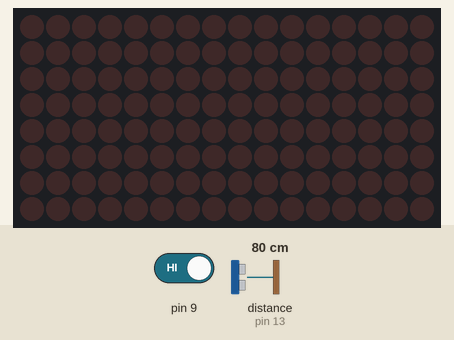
A sketch run on a simulated Arduino Uno, built with avr-gcc and run on an emulated ATmega328P. On the bench: 16×8 LED matrix. Wiring (inferred from the names in the program): ultrasonic range finder: trigger pin 12; echo pin 13. The inputs (shaded band) are chosen by the test bench; at power-on: distance to the obstacle (sensor on pin 13) 80 cm, pin 9 HIGH. The echo pulse lasts 58.3 µs per cm.

Above: at 1.2 s.
1.3 s: distance to the obstacle (sensor on pin 13) set to 14 cm
2.8 s: distance to the obstacle (sensor on pin 13) set to 10 cm
At 3.6 s:
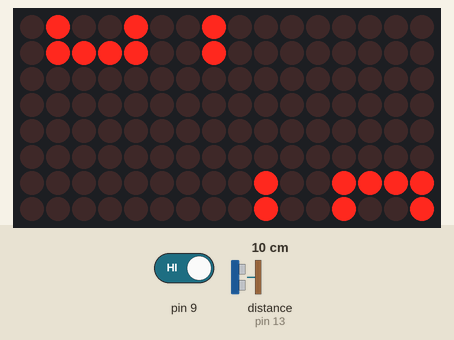
At 4.6 s:
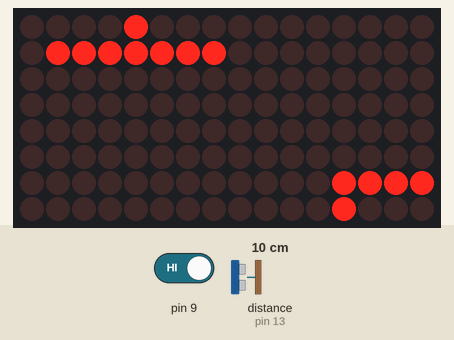
8.8 s: pin 9 driven HIGH
At 11.31 s:
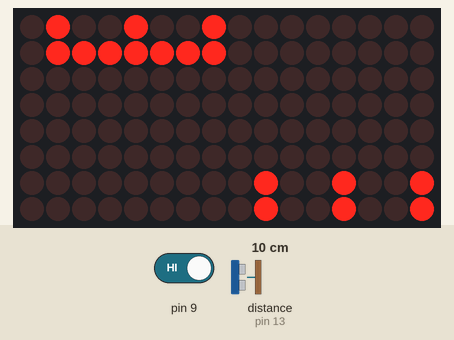
Timing chart, 0 to 11.5 s (numbered marks = the images above; inputs shaded):
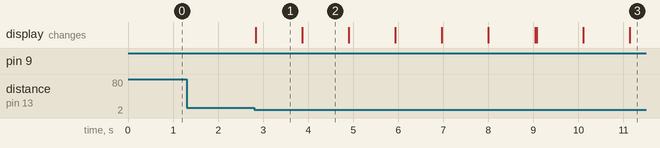

Measured:
- the behaviour switches between 13 and 12 cm on distance to the obstacle (sensor on pin 13) (found by bisection; images 0 and 1)
- after the input at 1.3 s, every drawn part: stays the same
- after the input at 2.8 s, the display: changes at once (image 1)
- what the display in image 1 shows lasts 1.1 s, from 2.8 s to 3.9 s

The sketch:

robot_test.ino
```cpp
#include <LedControl.h>
#include <CapacitiveSensor.h>
#define trigPin 12
#define echoPin 13
#define DIN 2
#define CS 3
#define CLK 4
int t=0,sensor=0,sen=0;
CapacitiveSensor cs_7_9 = CapacitiveSensor(7, 9);
LedControl lc = LedControl(DIN, CLK, CS, 2);
 //============mouth============
 byte mouth [16] = {

B00000000,
B00000000,
B00000000,
B00100000,
B11100000,
B11000000,
B00000000,
B00000000,
//
B00000000,
B00000000,
B00000000,
B00000100,
B00000111,
B00000011,
B00000000,
B00000000,
 };
 byte mouth2 [16] = {

B00000000,
B00000000,
B00000000,
B10000000,
B11000000,
B11100000,
B11100000,
B00000000,
//
B00000000,
B00000000,
B00000000,
B00000001,
B00000011,
B00000111,
B00000111,
B00000000,
 };
  byte mouth3 [16] = {

B11111111,
B00000001,
B00000001,
B00000001,
B00000001,
B00000001,
B00000001,
B11111111,
//
B11111111,
B10000000,
B10000000,
B10000000,
B10000000,
B10000000,
B10000000,
B11111111,
 };
 byte mouth4 [16] = {

B00000000,
B00000000,
B00000000,
B00010000,
B10101000,
B01000000,
B00000000,
B00000000,
//
B00000000,
B00000000,
B00000000,
B00010001,
B00101010,
B00000100,
B00000000,
B00000000,
 };
 byte mouth5 [16] = {

B11110000,
B01010000,
B01010000,
B01010000,
B01010000,
B01010000,
B01010000,
B11111000,
//
B00011111,
B00010101,
B00010101,
B00010101,
B00010101,
B00010101,
B00010101,
B00111111,
 };
 //-------------------math--------------------------
 byte math [16] = {

B11000000,
B00000000,
B00000000,
B11000000,
B01000000,
B01000000,
B11000000,
B00000000,
//
B00000011,
B00000010,
B00000010,
B00000011,
B00000000,
B00000000,
B00000011,
B00000000,
 };

 byte math1 [16] = {

B01000000,
B01000000,
B01000000,
B11000000,
B01000000,
B01000000,
B01000000,
B00000000,
//
B00000010,
B00000010,
B00000010,
B00000011,
B00000000,
B00000000,
B00000000,
B00000000,
 };

 byte math2 [16] = {

B11000000,
B01000000,
B01000000,
B11000000,
B01000000,
B01000000,
B11000000,
B00000000,
//
B00000011,
B00000000,
B00000000,
B00000011,
B00000000,
B00000000,
B00000011,
B00000000,
 };

 byte math3 [16] = {

B11000000,
B01000000,
B01000000,
B11000000,
B00000000,
B00000000,
B11000000,
B00000000,
//
B00000011,
B00000000,
B00000000,
B00000011,
B00000010,
B00000010,
B00000011,
B00000000,
 };

 byte math4 [16] = {

B10000000,
B10000000,
B10000000,
B10000000,
B10000000,
B10000000,
B10000000,
B00000000,
//
B00000001,
B00000001,
B00000001,
B00000001,
B00000001,
B00000001,
B00000001,
B00000000,
 };

 byte math5 [16] = {

B11000000,
B01000000,
B01000000,
B01000000,
B01000000,
B01000000,
B11000000,
B00000000,
//
B00000011,
B00000010,
B00000010,
B00000010,
B00000010,
B00000010,
B00000011,
B00000000,
 };

void setup()
{
  pinMode(trigPin, OUTPUT);
  pinMode(echoPin, INPUT);
  cs_7_9.set_CS_AutocaL_Millis(0xFFFFFFF);
  Serial.begin(115200);
  lc.shutdown(0, false);
  lc.shutdown(1, false);
  lc.setIntensity(0,1);
  lc.setIntensity(1,1);
  lc.clearDisplay(0);
  lc.clearDisplay(1);
}
void loop()
{
  digitalWrite(trigPin,LOW);
  delayMicroseconds(5);
  digitalWrite(trigPin,HIGH);
  delayMicroseconds(10);
  digitalWrite(trigPin,LOW);
  long microsec = pulseIn(echoPin,HIGH);
  float cmMsec=(microsec/2)/29.1;
if(cmMsec<=12)
{
 //5
    for(int i = 0;i<8;i++)
    {
      lc.setColumn(0,7-i,math[i]);
      lc.setColumn(1,7-i,math[i+8]);
    }
    delay(1000);
 //4
    for(int i = 0;i<8;i++)
    {
      lc.setColumn(0,7-i,math1[i]);
      lc.setColumn(1,7-i,math1[i+8]);
    }
    delay(1000);
  //3
    for(int i = 0;i<8;i++)
    {
      lc.setColumn(0,7-i,math2[i]);
      lc.setColumn(1,7-i,math2[i+8]);
    }
    delay(1000);
  //2
    for(int i = 0;i<8;i++)
    {
      lc.setColumn(0,7-i,math3[i]);
      lc.setColumn(1,7-i,math3[i+8]);
    }
    delay(1000);
   //1
    for(int i = 0;i<8;i++)
    {
      lc.setColumn(0,7-i,math4[i]);
      lc.setColumn(1,7-i,math4[i+8]);
    }
    delay(1000);
  //0
    for(int i = 0;i<8;i++)
    {
      lc.setColumn(0,7-i,math5[i]);
      lc.setColumn(1,7-i,math5[i+8]);
    }
    delay(1000);

  sen=1;
}
long total2 = cs_7_9.capacitiveSensor(50);
if(sen==1)
{
  if (total2>100)
  {
    t++;
    delay (1000);
  }

  if(t==0)
  {
    for(int i = 0;i<8;i++)
    {
       lc.setColumn(0,7-i,mouth[i]);
       lc.setColumn(1,7-i,mouth[i+8]);
    }
  }

  else if(t==1)
  {
    for(int i = 0;i<8;i++)
     {
       lc.setColumn(0,7-i,mouth2[i]);
       lc.setColumn(1,7-i,mouth2[i+8]);
     }
  }

  else if(t==2)
  {
    for(int i = 0;i<8;i++)
    {
      lc.setColumn(0,7-i,mouth3[i]);
      lc.setColumn(1,7-i,mouth3[i+8]);
    }
  }

  else if(t==3)
  {
    for(int i = 0;i<8;i++)
    {
      lc.setColumn(0,7-i,mouth4[i]);
      lc.setColumn(1,7-i,mouth4[i+8]);
    }
  }

  else if(t==4)
  {
    for(int i = 0;i<8;i++)
    {
      lc.setColumn(0,7-i,mouth5[i]);
      lc.setColumn(1,7-i,mouth5[i+8]);
    }
  }
  else if(t==5)
  {
    t=0;
  }
}
}
```
